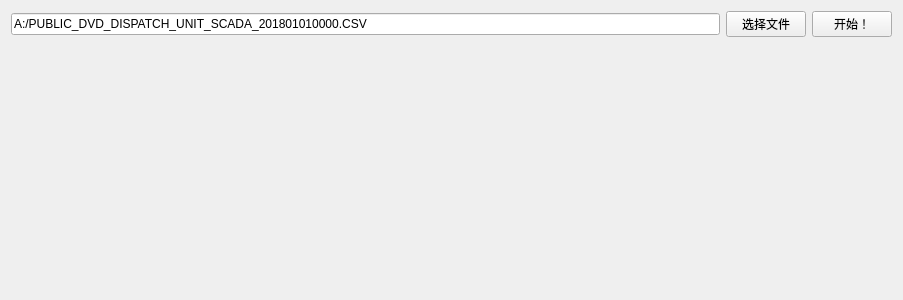
<?xml version="1.0" encoding="UTF-8"?>
<ui version="4.0">
 <class>MainWindow</class>
 <widget class="QMainWindow" name="MainWindow">
  <property name="geometry">
   <rect>
    <x>0</x>
    <y>0</y>
    <width>903</width>
    <height>300</height>
   </rect>
  </property>
  <property name="windowTitle">
   <string>MainWindow</string>
  </property>
  <widget class="QWidget" name="centralWidget">
   <layout class="QVBoxLayout" name="verticalLayout" stretch="0,1">
    <item>
     <layout class="QHBoxLayout" name="horizontalLayout">
      <item>
       <widget class="QLineEdit" name="lineEdit">
        <property name="text">
         <string>A:/PUBLIC_DVD_DISPATCH_UNIT_SCADA_201801010000.CSV</string>
        </property>
       </widget>
      </item>
      <item>
       <widget class="QPushButton" name="pushButton">
        <property name="text">
         <string>选择文件</string>
        </property>
       </widget>
      </item>
      <item>
       <widget class="QPushButton" name="pushButton_2">
        <property name="text">
         <string>开始！</string>
        </property>
       </widget>
      </item>
     </layout>
    </item>
    <item>
     <widget class="QLabel" name="label">
      <property name="font">
       <font>
        <pointsize>33</pointsize>
       </font>
      </property>
      <property name="text">
       <string/>
      </property>
      <property name="alignment">
       <set>Qt::AlignCenter</set>
      </property>
     </widget>
    </item>
   </layout>
  </widget>
 </widget>
 <layoutdefault spacing="6" margin="11"/>
 <resources/>
 <connections/>
</ui>
